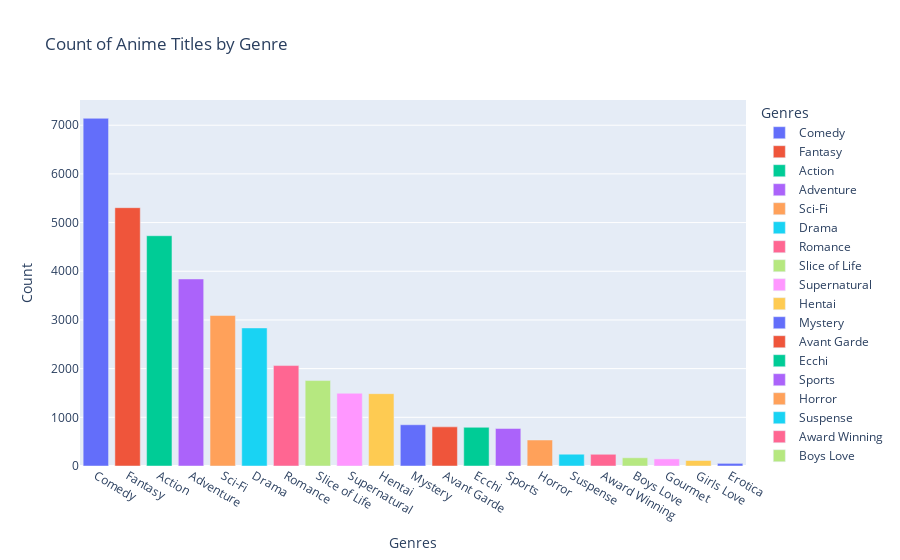

The code cell stored with this chart in its notebook:
### Code cell
# Split the genres and count their occurrences
genre_counts = df_anime[df_anime['Genres'] != "UNKNOWN"]['Genres'].apply(lambda x: x.split(', ')).explode().value_counts()

# Create a bar chart
fig = px.bar(genre_counts, x=genre_counts.index, y=genre_counts.values,
             labels={'x':'Genre', 'y':'Count'},
             title='Count of Anime Titles by Genre',
             color=genre_counts.index)

fig.show()

### Figure 1 — Plotly figure (JSON) as saved in the notebook; plotly's stock layout.template omitted (floating-point values rounded to 4 significant figures)
{"data": [{"alignmentgroup": "True", "hovertemplate": "Genres=%{x}<br>Count=%{y}<extra></extra>", "legendgroup": "Comedy", "marker": {"color": "#636efa", "pattern": {"shape": ""}}, "name": "Comedy", "offsetgroup": "Comedy", "orientation": "v", "showlegend": true, "textposition": "auto", "type": "bar", "x": ["Comedy"], "xaxis": "x", "y": [7142], "yaxis": "y"}, {"alignmentgroup": "True", "hovertemplate": "Genres=%{x}<br>Count=%{y}<extra></extra>", "legendgroup": "Fantasy", "marker": {"color": "#EF553B", "pattern": {"shape": ""}}, "name": "Fantasy", "offsetgroup": "Fantasy", "orientation": "v", "showlegend": true, "textposition": "auto", "type": "bar", "x": ["Fantasy"], "xaxis": "x", "y": [5306], "yaxis": "y"}, {"alignmentgroup": "True", "hovertemplate": "Genres=%{x}<br>Count=%{y}<extra></extra>", "legendgroup": "Action", "marker": {"color": "#00cc96", "pattern": {"shape": ""}}, "name": "Action", "offsetgroup": "Action", "orientation": "v", "showlegend": true, "textposition": "auto", "type": "bar", "x": ["Action"], "xaxis": "x", "y": [4730], "yaxis": "y"}, {"alignmentgroup": "True", "hovertemplate": "Genres=%{x}<br>Count=%{y}<extra></extra>", "legendgroup": "Adventure", "marker": {"color": "#ab63fa", "pattern": {"shape": ""}}, "name": "Adventure", "offsetgroup": "Adventure", "orientation": "v", "showlegend": true, "textposition": "auto", "type": "bar", "x": ["Adventure"], "xaxis": "x", "y": [3842], "yaxis": "y"}, {"alignmentgroup": "True", "hovertemplate": "Genres=%{x}<br>Count=%{y}<extra></extra>", "legendgroup": "Sci-Fi", "marker": {"color": "#FFA15A", "pattern": {"shape": ""}}, "name": "Sci-Fi", "offsetgroup": "Sci-Fi", "orientation": "v", "showlegend": true, "textposition": "auto", "type": "bar", "x": ["Sci-Fi"], "xaxis": "x", "y": [3091], "yaxis": "y"}, {"alignmentgroup": "True", "hovertemplate": "Genres=%{x}<br>Count=%{y}<extra></extra>", "legendgroup": "Drama", "marker": {"color": "#19d3f3", "pattern": {"shape": ""}}, "name": "Drama", "offsetgroup": "Drama", "orientation": "v", "showlegend": true, "textposition": "auto", "type": "bar", "x": ["Drama"], "xaxis": "x", "y": [2836], "yaxis": "y"}, {"alignmentgroup": "True", "hovertemplate": "Genres=%{x}<br>Count=%{y}<extra></extra>", "legendgroup": "Romance", "marker": {"color": "#FF6692", "pattern": {"shape": ""}}, "name": "Romance", "offsetgroup": "Romance", "orientation": "v", "showlegend": true, "textposition": "auto", "type": "bar", "x": ["Romance"], "xaxis": "x", "y": [2063], "yaxis": "y"}, {"alignmentgroup": "True", "hovertemplate": "Genres=%{x}<br>Count=%{y}<extra></extra>", "legendgroup": "Slice of Life", "marker": {"color": "#B6E880", "pattern": {"shape": ""}}, "name": "Slice of Life", "offsetgroup": "Slice of Life", "orientation": "v", "showlegend": true, "textposition": "auto", "type": "bar", "x": ["Slice of Life"], "xaxis": "x", "y": [1755], "yaxis": "y"}, {"alignmentgroup": "True", "hovertemplate": "Genres=%{x}<br>Count=%{y}<extra></extra>", "legendgroup": "Supernatural", "marker": {"color": "#FF97FF", "pattern": {"shape": ""}}, "name": "Supernatural", "offsetgroup": "Supernatural", "orientation": "v", "showlegend": true, "textposition": "auto", "type": "bar", "x": ["Supernatural"], "xaxis": "x", "y": [1494], "yaxis": "y"}, {"alignmentgroup": "True", "hovertemplate": "Genres=%{x}<br>Count=%{y}<extra></extra>", "legendgroup": "Hentai", "marker": {"color": "#FECB52", "pattern": {"shape": ""}}, "name": "Hentai", "offsetgroup": "Hentai", "orientation": "v", "showlegend": true, "textposition": "auto", "type": "bar", "x": ["Hentai"], "xaxis": "x", "y": [1486], "yaxis": "y"}, {"alignmentgroup": "True", "hovertemplate": "Genres=%{x}<br>Count=%{y}<extra></extra>", "legendgroup": "Mystery", "marker": {"color": "#636efa", "pattern": {"shape": ""}}, "name": "Mystery", "offsetgroup": "Mystery", "orientation": "v", "showlegend": true, "textposition": "auto", "type": "bar", "x": ["Mystery"], "xaxis": "x", "y": [847], "yaxis": "y"}, {"alignmentgroup": "True", "hovertemplate": "Genres=%{x}<br>Count=%{y}<extra></extra>", "legendgroup": "Avant Garde", "marker": {"color": "#EF553B", "pattern": {"shape": ""}}, "name": "Avant Garde", "offsetgroup": "Avant Garde", "orientation": "v", "showlegend": true, "textposition": "auto", "type": "bar", "x": ["Avant Garde"], "xaxis": "x", "y": [804], "yaxis": "y"}, {"alignmentgroup": "True", "hovertemplate": "Genres=%{x}<br>Count=%{y}<extra></extra>", "legendgroup": "Ecchi", "marker": {"color": "#00cc96", "pattern": {"shape": ""}}, "name": "Ecchi", "offsetgroup": "Ecchi", "orientation": "v", "showlegend": true, "textposition": "auto", "type": "bar", "x": ["Ecchi"], "xaxis": "x", "y": [795], "yaxis": "y"}, {"alignmentgroup": "True", "hovertemplate": "Genres=%{x}<br>Count=%{y}<extra></extra>", "legendgroup": "Sports", "marker": {"color": "#ab63fa", "pattern": {"shape": ""}}, "name": "Sports", "offsetgroup": "Sports", "orientation": "v", "showlegend": true, "textposition": "auto", "type": "bar", "x": ["Sports"], "xaxis": "x", "y": [771], "yaxis": "y"}, {"alignmentgroup": "True", "hovertemplate": "Genres=%{x}<br>Count=%{y}<extra></extra>", "legendgroup": "Horror", "marker": {"color": "#FFA15A", "pattern": {"shape": ""}}, "name": "Horror", "offsetgroup": "Horror", "orientation": "v", "showlegend": true, "textposition": "auto", "type": "bar", "x": ["Horror"], "xaxis": "x", "y": [534], "yaxis": "y"}, {"alignmentgroup": "True", "hovertemplate": "Genres=%{x}<br>Count=%{y}<extra></extra>", "legendgroup": "Suspense", "marker": {"color": "#19d3f3", "pattern": {"shape": ""}}, "name": "Suspense", "offsetgroup": "Suspense", "orientation": "v", "showlegend": true, "textposition": "auto", "type": "bar", "x": ["Suspense"], "xaxis": "x", "y": [242], "yaxis": "y"}, {"alignmentgroup": "True", "hovertemplate": "Genres=%{x}<br>Count=%{y}<extra></extra>", "legendgroup": "Award Winning", "marker": {"color": "#FF6692", "pattern": {"shape": ""}}, "name": "Award Winning", "offsetgroup": "Award Winning", "orientation": "v", "showlegend": true, "textposition": "auto", "type": "bar", "x": ["Award Winning"], "xaxis": "x", "y": [241], "yaxis": "y"}, {"alignmentgroup": "True", "hovertemplate": "Genres=%{x}<br>Count=%{y}<extra></extra>", "legendgroup": "Boys Love", "marker": {"color": "#B6E880", "pattern": {"shape": ""}}, "name": "Boys Love", "offsetgroup": "Boys Love", "orientation": "v", "showlegend": true, "textposition": "auto", "type": "bar", "x": ["Boys Love"], "xaxis": "x", "y": [169], "yaxis": "y"}, {"alignmentgroup": "True", "hovertemplate": "Genres=%{x}<br>Count=%{y}<extra></extra>", "legendgroup": "Gourmet", "marker": {"color": "#FF97FF", "pattern": {"shape": ""}}, "name": "Gourmet", "offsetgroup": "Gourmet", "orientation": "v", "showlegend": true, "textposition": "auto", "type": "bar", "x": ["Gourmet"], "xaxis": "x", "y": [146], "yaxis": "y"}, {"alignmentgroup": "True", "hovertemplate": "Genres=%{x}<br>Count=%{y}<extra></extra>", "legendgroup": "Girls Love", "marker": {"color": "#FECB52", "pattern": {"shape": ""}}, "name": "Girls Love", "offsetgroup": "Girls Love", "orientation": "v", "showlegend": true, "textposition": "auto", "type": "bar", "x": ["Girls Love"], "xaxis": "x", "y": [113], "yaxis": "y"}, {"alignmentgroup": "True", "hovertemplate": "Genres=%{x}<br>Count=%{y}<extra></extra>", "legendgroup": "Erotica", "marker": {"color": "#636efa", "pattern": {"shape": ""}}, "name": "Erotica", "offsetgroup": "Erotica", "orientation": "v", "showlegend": true, "textposition": "auto", "type": "bar", "x": ["Erotica"], "xaxis": "x", "y": [54], "yaxis": "y"}], "layout": {"barmode": "relative", "legend": {"title": {"text": "Genres"}, "tracegroupgap": 0}, "title": {"text": "Count of Anime Titles by Genre"}, "xaxis": {"anchor": "y", "categoryarray": ["Comedy", "Fantasy", "Action", "Adventure", "Sci-Fi", "Drama", "Romance", "Slice of Life", "Supernatural", "Hentai", "Mystery", "Avant Garde", "Ecchi", "Sports", "Horror", "Suspense", "Award Winning", "Boys Love", "Gourmet", "Girls Love", "Erotica"], "categoryorder": "array", "domain": [0, 1], "title": {"text": "Genres"}}, "yaxis": {"anchor": "x", "domain": [0, 1], "title": {"text": "Count"}}}}
